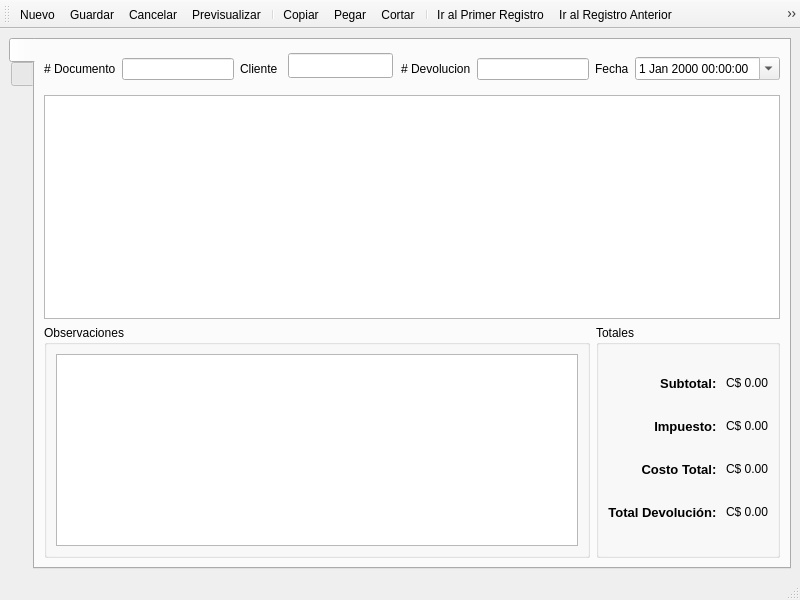
<?xml version="1.0" encoding="UTF-8"?>
<ui version="4.0">
 <class>frmCreditoDebito</class>
 <widget class="QMainWindow" name="frmCreditoDebito">
  <property name="geometry">
   <rect>
    <x>0</x>
    <y>0</y>
    <width>800</width>
    <height>600</height>
   </rect>
  </property>
  <property name="windowTitle">
   <string>Devoluciones</string>
  </property>
  <property name="toolButtonStyle">
   <enum>Qt::ToolButtonIconOnly</enum>
  </property>
  <widget class="QWidget" name="centralwidget">
   <layout class="QVBoxLayout" name="verticalLayout">
    <item>
     <widget class="QTabWidget" name="tabWidget">
      <property name="tabPosition">
       <enum>QTabWidget::West</enum>
      </property>
      <property name="currentIndex">
       <number>0</number>
      </property>
      <widget class="QWidget" name="tabdetails">
       <attribute name="icon">
        <iconset resource="res.qrc">
         <normaloff>:/icons/res/document-edit.png</normaloff>:/icons/res/document-edit.png</iconset>
       </attribute>
       <attribute name="title">
        <string notr="true"/>
       </attribute>
       <layout class="QGridLayout" name="gridLayout">
        <item row="0" column="0" colspan="2">
         <layout class="QHBoxLayout" name="horizontalLayout_2">
          <item>
           <widget class="QLabel" name="label_2">
            <property name="sizePolicy">
             <sizepolicy hsizetype="Preferred" vsizetype="Fixed">
              <horstretch>0</horstretch>
              <verstretch>0</verstretch>
             </sizepolicy>
            </property>
            <property name="text">
             <string># Documento</string>
            </property>
            <property name="buddy">
             <cstring>txtDocumentNumber</cstring>
            </property>
           </widget>
          </item>
          <item>
           <widget class="QLineEdit" name="txtDocumentNumber">
            <property name="sizePolicy">
             <sizepolicy hsizetype="Expanding" vsizetype="Fixed">
              <horstretch>0</horstretch>
              <verstretch>0</verstretch>
             </sizepolicy>
            </property>
            <property name="readOnly">
             <bool>true</bool>
            </property>
           </widget>
          </item>
          <item>
           <widget class="QLabel" name="label_3">
            <property name="sizePolicy">
             <sizepolicy hsizetype="Preferred" vsizetype="Fixed">
              <horstretch>0</horstretch>
              <verstretch>0</verstretch>
             </sizepolicy>
            </property>
            <property name="text">
             <string>Cliente</string>
            </property>
            <property name="buddy">
             <cstring>txtBill</cstring>
            </property>
           </widget>
          </item>
          <item>
           <widget class="QStackedWidget" name="stackedWidget">
            <property name="sizePolicy">
             <sizepolicy hsizetype="Preferred" vsizetype="Fixed">
              <horstretch>0</horstretch>
              <verstretch>0</verstretch>
             </sizepolicy>
            </property>
            <property name="currentIndex">
             <number>1</number>
            </property>
            <widget class="QWidget" name="page_5">
             <layout class="QVBoxLayout" name="verticalLayout_3">
              <item>
               <widget class="QComboBox" name="cbClient"/>
              </item>
             </layout>
            </widget>
            <widget class="QWidget" name="page_6">
             <widget class="QLineEdit" name="txtClient">
              <property name="geometry">
               <rect>
                <x>4</x>
                <y>4</y>
                <width>105</width>
                <height>25</height>
               </rect>
              </property>
              <property name="readOnly">
               <bool>true</bool>
              </property>
             </widget>
            </widget>
           </widget>
          </item>
          <item>
           <widget class="QLabel" name="label_4">
            <property name="sizePolicy">
             <sizepolicy hsizetype="Preferred" vsizetype="Fixed">
              <horstretch>0</horstretch>
              <verstretch>0</verstretch>
             </sizepolicy>
            </property>
            <property name="text">
             <string># Devolucion</string>
            </property>
            <property name="buddy">
             <cstring>txtClient</cstring>
            </property>
           </widget>
          </item>
          <item>
           <widget class="QLineEdit" name="txtBill">
            <property name="sizePolicy">
             <sizepolicy hsizetype="Expanding" vsizetype="Fixed">
              <horstretch>0</horstretch>
              <verstretch>0</verstretch>
             </sizepolicy>
            </property>
            <property name="readOnly">
             <bool>true</bool>
            </property>
           </widget>
          </item>
          <item>
           <widget class="QLabel" name="label_5">
            <property name="sizePolicy">
             <sizepolicy hsizetype="Preferred" vsizetype="Fixed">
              <horstretch>0</horstretch>
              <verstretch>0</verstretch>
             </sizepolicy>
            </property>
            <property name="text">
             <string>Fecha</string>
            </property>
            <property name="buddy">
             <cstring>dtPicker</cstring>
            </property>
           </widget>
          </item>
          <item>
           <widget class="QDateTimeEdit" name="dtPicker">
            <property name="sizePolicy">
             <sizepolicy hsizetype="Minimum" vsizetype="Fixed">
              <horstretch>0</horstretch>
              <verstretch>0</verstretch>
             </sizepolicy>
            </property>
            <property name="readOnly">
             <bool>true</bool>
            </property>
            <property name="calendarPopup">
             <bool>true</bool>
            </property>
           </widget>
          </item>
         </layout>
        </item>
        <item row="1" column="0" colspan="2">
         <widget class="QTableView" name="tabledetails">
          <property name="editTriggers">
           <set>QAbstractItemView::NoEditTriggers</set>
          </property>
          <attribute name="horizontalHeaderStretchLastSection">
           <bool>true</bool>
          </attribute>
          <attribute name="horizontalHeaderStretchLastSection">
           <bool>true</bool>
          </attribute>
         </widget>
        </item>
        <item row="2" column="0">
         <widget class="QGroupBox" name="groupBox_2">
          <property name="title">
           <string>Observaciones</string>
          </property>
          <layout class="QGridLayout" name="gridLayout_3">
           <item row="0" column="0">
            <widget class="QPlainTextEdit" name="txtObservations">
             <property name="enabled">
              <bool>true</bool>
             </property>
             <property name="sizePolicy">
              <sizepolicy hsizetype="Expanding" vsizetype="Minimum">
               <horstretch>0</horstretch>
               <verstretch>0</verstretch>
              </sizepolicy>
             </property>
             <property name="readOnly">
              <bool>true</bool>
             </property>
            </widget>
           </item>
          </layout>
         </widget>
        </item>
        <item row="2" column="1">
         <widget class="QGroupBox" name="groupBox">
          <property name="title">
           <string>Totales</string>
          </property>
          <layout class="QGridLayout" name="gridLayout_2">
           <item row="0" column="0">
            <widget class="QLabel" name="label_11">
             <property name="sizePolicy">
              <sizepolicy hsizetype="Preferred" vsizetype="Fixed">
               <horstretch>0</horstretch>
               <verstretch>0</verstretch>
              </sizepolicy>
             </property>
             <property name="font">
              <font>
               <pointsize>10</pointsize>
               <weight>75</weight>
               <bold>true</bold>
              </font>
             </property>
             <property name="text">
              <string>Subtotal: </string>
             </property>
             <property name="alignment">
              <set>Qt::AlignRight|Qt::AlignTrailing|Qt::AlignVCenter</set>
             </property>
            </widget>
           </item>
           <item row="1" column="0">
            <widget class="QLabel" name="label_14">
             <property name="sizePolicy">
              <sizepolicy hsizetype="Preferred" vsizetype="Fixed">
               <horstretch>0</horstretch>
               <verstretch>0</verstretch>
              </sizepolicy>
             </property>
             <property name="font">
              <font>
               <pointsize>10</pointsize>
               <weight>75</weight>
               <bold>true</bold>
              </font>
             </property>
             <property name="text">
              <string>Impuesto: </string>
             </property>
             <property name="alignment">
              <set>Qt::AlignRight|Qt::AlignTrailing|Qt::AlignVCenter</set>
             </property>
            </widget>
           </item>
           <item row="1" column="1">
            <widget class="QLabel" name="lblTaxes">
             <property name="sizePolicy">
              <sizepolicy hsizetype="Preferred" vsizetype="Fixed">
               <horstretch>0</horstretch>
               <verstretch>0</verstretch>
              </sizepolicy>
             </property>
             <property name="text">
              <string>C$ 0.00</string>
             </property>
            </widget>
           </item>
           <item row="2" column="0">
            <widget class="QLabel" name="label_12">
             <property name="sizePolicy">
              <sizepolicy hsizetype="Preferred" vsizetype="Fixed">
               <horstretch>0</horstretch>
               <verstretch>0</verstretch>
              </sizepolicy>
             </property>
             <property name="font">
              <font>
               <pointsize>10</pointsize>
               <weight>75</weight>
               <bold>true</bold>
              </font>
             </property>
             <property name="text">
              <string>Costo Total: </string>
             </property>
             <property name="alignment">
              <set>Qt::AlignRight|Qt::AlignTrailing|Qt::AlignVCenter</set>
             </property>
            </widget>
           </item>
           <item row="2" column="1">
            <widget class="QLabel" name="lblCost">
             <property name="sizePolicy">
              <sizepolicy hsizetype="Preferred" vsizetype="Fixed">
               <horstretch>0</horstretch>
               <verstretch>0</verstretch>
              </sizepolicy>
             </property>
             <property name="text">
              <string>C$ 0.00</string>
             </property>
            </widget>
           </item>
           <item row="3" column="0">
            <widget class="QLabel" name="label_13">
             <property name="sizePolicy">
              <sizepolicy hsizetype="Preferred" vsizetype="Fixed">
               <horstretch>0</horstretch>
               <verstretch>0</verstretch>
              </sizepolicy>
             </property>
             <property name="font">
              <font>
               <pointsize>10</pointsize>
               <weight>75</weight>
               <bold>true</bold>
              </font>
             </property>
             <property name="text">
              <string>Total Devolución: </string>
             </property>
             <property name="alignment">
              <set>Qt::AlignRight|Qt::AlignTrailing|Qt::AlignVCenter</set>
             </property>
            </widget>
           </item>
           <item row="3" column="1">
            <widget class="QLabel" name="lblTotal">
             <property name="sizePolicy">
              <sizepolicy hsizetype="Preferred" vsizetype="Fixed">
               <horstretch>0</horstretch>
               <verstretch>0</verstretch>
              </sizepolicy>
             </property>
             <property name="text">
              <string>C$ 0.00</string>
             </property>
            </widget>
           </item>
           <item row="0" column="1">
            <widget class="QLabel" name="lblSubtotal">
             <property name="sizePolicy">
              <sizepolicy hsizetype="Preferred" vsizetype="Fixed">
               <horstretch>0</horstretch>
               <verstretch>0</verstretch>
              </sizepolicy>
             </property>
             <property name="text">
              <string>C$ 0.00</string>
             </property>
            </widget>
           </item>
          </layout>
         </widget>
        </item>
       </layout>
      </widget>
      <widget class="QWidget" name="tabnavigation">
       <attribute name="icon">
        <iconset resource="res.qrc">
         <normaloff>:/icons/res/table.png</normaloff>:/icons/res/table.png</iconset>
       </attribute>
       <attribute name="title">
        <string notr="true"/>
       </attribute>
       <layout class="QVBoxLayout" name="verticalLayout_2">
        <item>
         <widget class="QTableView" name="tablenavigation">
          <property name="contextMenuPolicy">
           <enum>Qt::ActionsContextMenu</enum>
          </property>
          <property name="editTriggers">
           <set>QAbstractItemView::NoEditTriggers</set>
          </property>
          <property name="selectionMode">
           <enum>QAbstractItemView::SingleSelection</enum>
          </property>
          <property name="selectionBehavior">
           <enum>QAbstractItemView::SelectRows</enum>
          </property>
          <property name="sortingEnabled">
           <bool>true</bool>
          </property>
          <attribute name="horizontalHeaderStretchLastSection">
           <bool>true</bool>
          </attribute>
          <attribute name="horizontalHeaderStretchLastSection">
           <bool>true</bool>
          </attribute>
         </widget>
        </item>
        <item>
         <layout class="QHBoxLayout" name="horizontalLayout">
          <item>
           <widget class="QLabel" name="label">
            <property name="text">
             <string>&amp;Buscar</string>
            </property>
            <property name="buddy">
             <cstring>txtSearch</cstring>
            </property>
           </widget>
          </item>
          <item>
           <widget class="QLineEdit" name="txtSearch"/>
          </item>
         </layout>
        </item>
       </layout>
      </widget>
     </widget>
    </item>
   </layout>
  </widget>
  <widget class="QStatusBar" name="statusbar"/>
  <widget class="QToolBar" name="toolBar">
   <property name="windowTitle">
    <string>toolBar</string>
   </property>
   <attribute name="toolBarArea">
    <enum>TopToolBarArea</enum>
   </attribute>
   <attribute name="toolBarBreak">
    <bool>false</bool>
   </attribute>
   <addaction name="actionNew"/>
   <addaction name="actionSave"/>
   <addaction name="actionCancel"/>
   <addaction name="actionPreview"/>
   <addaction name="separator"/>
   <addaction name="actionCopy"/>
   <addaction name="actionPaste"/>
   <addaction name="actionCut"/>
   <addaction name="separator"/>
   <addaction name="actionGoFirst"/>
   <addaction name="actionGoPrevious"/>
   <addaction name="actionGoNext"/>
   <addaction name="actionGoLast"/>
  </widget>
  <action name="actionNew">
   <property name="icon">
    <iconset resource="res.qrc">
     <normaloff>:/icons/res/document-new.png</normaloff>:/icons/res/document-new.png</iconset>
   </property>
   <property name="text">
    <string>Nuevo</string>
   </property>
   <property name="shortcut">
    <string>Ctrl+N</string>
   </property>
  </action>
  <action name="actionPreview">
   <property name="icon">
    <iconset resource="res.qrc">
     <normaloff>:/icons/res/document-preview.png</normaloff>:/icons/res/document-preview.png</iconset>
   </property>
   <property name="text">
    <string>Previsualizar</string>
   </property>
  </action>
  <action name="actionGoFirst">
   <property name="icon">
    <iconset resource="res.qrc">
     <normaloff>:/icons/res/go-first.png</normaloff>:/icons/res/go-first.png</iconset>
   </property>
   <property name="text">
    <string>Ir al Primer Registro</string>
   </property>
  </action>
  <action name="actionGoPrevious">
   <property name="icon">
    <iconset resource="res.qrc">
     <normaloff>:/icons/res/go-previous.png</normaloff>:/icons/res/go-previous.png</iconset>
   </property>
   <property name="text">
    <string>Ir al Registro Anterior</string>
   </property>
  </action>
  <action name="actionGoNext">
   <property name="icon">
    <iconset resource="res.qrc">
     <normaloff>:/icons/res/go-next.png</normaloff>:/icons/res/go-next.png</iconset>
   </property>
   <property name="text">
    <string>Ir al siguiente registro</string>
   </property>
  </action>
  <action name="actionGoLast">
   <property name="icon">
    <iconset resource="res.qrc">
     <normaloff>:/icons/res/go-last.png</normaloff>:/icons/res/go-last.png</iconset>
   </property>
   <property name="text">
    <string>Ir al ultimo registro</string>
   </property>
  </action>
  <action name="actionSave">
   <property name="icon">
    <iconset resource="res.qrc">
     <normaloff>:/icons/res/document-save.png</normaloff>:/icons/res/document-save.png</iconset>
   </property>
   <property name="text">
    <string>Guardar</string>
   </property>
  </action>
  <action name="actionCancel">
   <property name="icon">
    <iconset resource="res.qrc">
     <normaloff>:/icons/res/dialog-cancel.png</normaloff>:/icons/res/dialog-cancel.png</iconset>
   </property>
   <property name="text">
    <string>Cancelar</string>
   </property>
  </action>
  <action name="actionEditar">
   <property name="icon">
    <iconset resource="res.qrc">
     <normaloff>:/icons/res/document-edit.png</normaloff>:/icons/res/document-edit.png</iconset>
   </property>
   <property name="text">
    <string>Editar</string>
   </property>
   <property name="shortcut">
    <string>Ctrl+E</string>
   </property>
  </action>
  <action name="actionDelete">
   <property name="icon">
    <iconset resource="res.qrc">
     <normaloff>:/icons/res/edit-delete.png</normaloff>:/icons/res/edit-delete.png</iconset>
   </property>
   <property name="text">
    <string>Borrar</string>
   </property>
  </action>
  <action name="actionCopy">
   <property name="icon">
    <iconset resource="res.qrc">
     <normaloff>:/icons/res/edit-copy.png</normaloff>:/icons/res/edit-copy.png</iconset>
   </property>
   <property name="text">
    <string>Copiar</string>
   </property>
   <property name="shortcut">
    <string>Ctrl+C</string>
   </property>
  </action>
  <action name="actionCut">
   <property name="icon">
    <iconset resource="res.qrc">
     <normaloff>:/icons/res/edit-cut.png</normaloff>:/icons/res/edit-cut.png</iconset>
   </property>
   <property name="text">
    <string>Cortar</string>
   </property>
   <property name="shortcut">
    <string>Ctrl+X</string>
   </property>
  </action>
  <action name="actionPaste">
   <property name="icon">
    <iconset resource="res.qrc">
     <normaloff>:/icons/res/edit-paste.png</normaloff>:/icons/res/edit-paste.png</iconset>
   </property>
   <property name="text">
    <string>Pegar</string>
   </property>
  </action>
 </widget>
 <tabstops>
  <tabstop>txtDocumentNumber</tabstop>
  <tabstop>dtPicker</tabstop>
  <tabstop>tabledetails</tabstop>
  <tabstop>txtObservations</tabstop>
  <tabstop>txtBill</tabstop>
  <tabstop>txtClient</tabstop>
  <tabstop>cbClient</tabstop>
  <tabstop>tabWidget</tabstop>
  <tabstop>tablenavigation</tabstop>
  <tabstop>txtSearch</tabstop>
 </tabstops>
 <resources>
  <include location="res.qrc"/>
 </resources>
 <connections/>
</ui>
